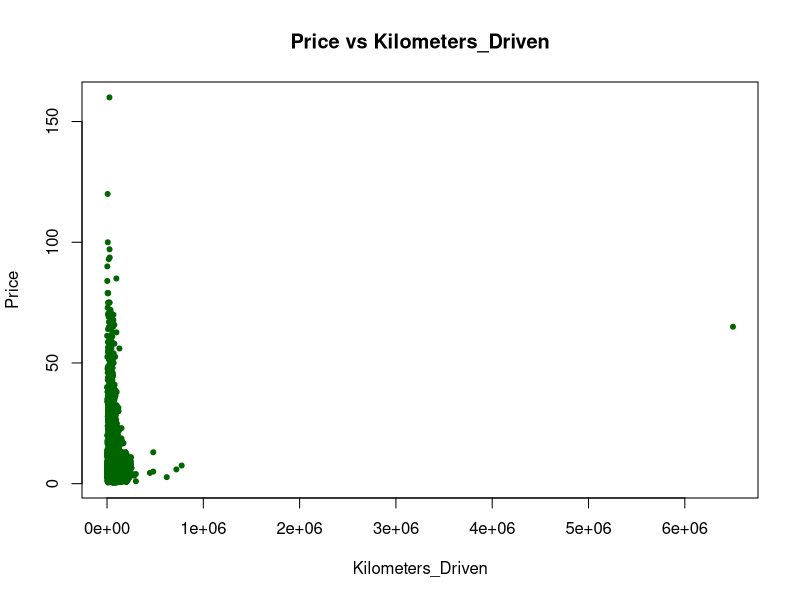
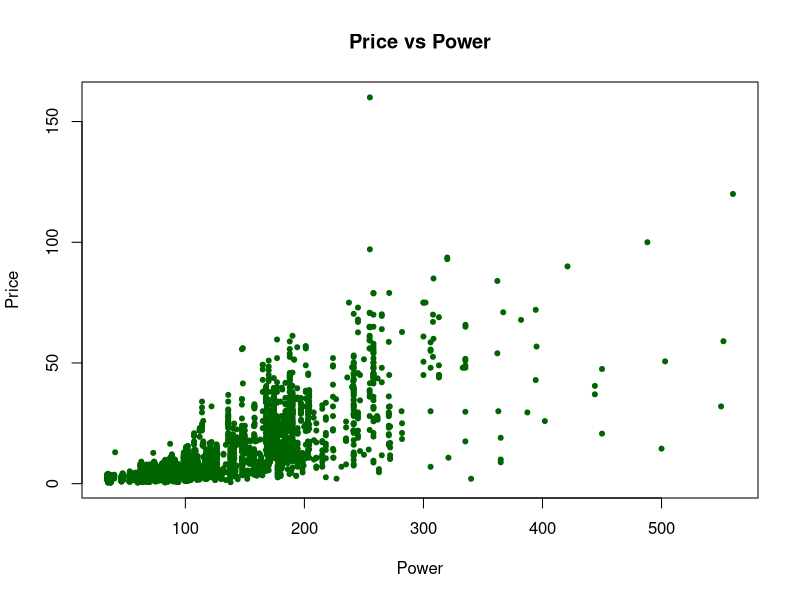
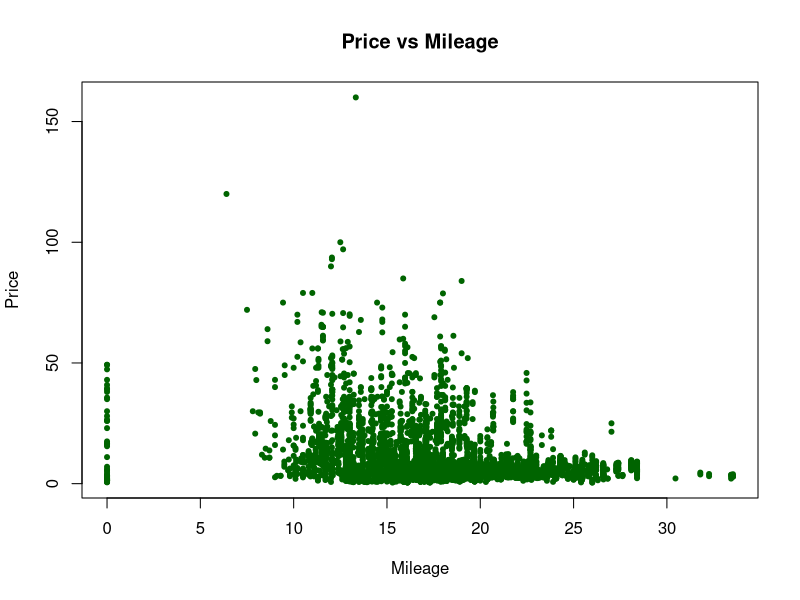
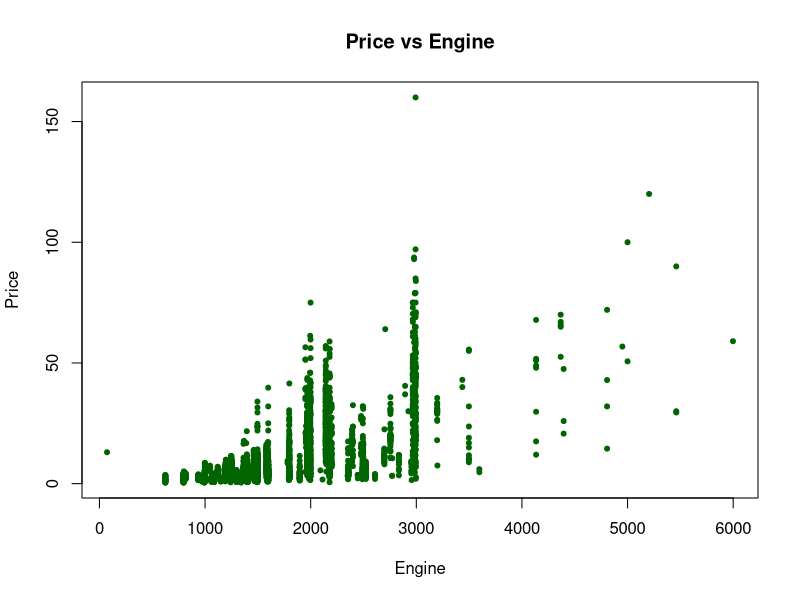
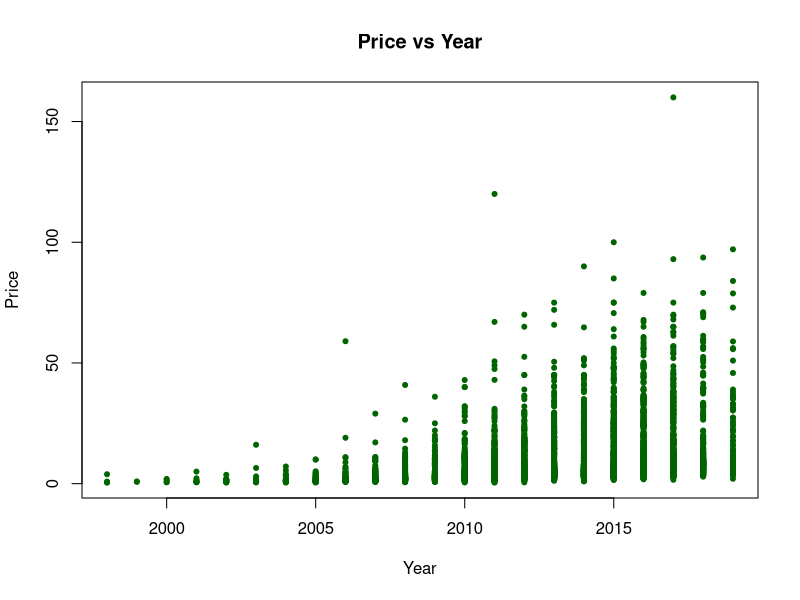

These charts were generated, in order, by the following R code: (Note: this script raises an error after producing the figures.)
## ---- chunk 1
options(scipen = 1, digits = 4, width = 80, fig.align = "center")
## ---- chunk 2
original = read.csv("used_car.csv")
summary(original)
## ---- chunk 3
plot(Price ~ Kilometers_Driven, data = original, pch = 20, col = "darkgreen",main = "Price vs Kilometers_Driven", cex = 1)
plot(Price ~ Power, data = original, pch = 20, col = "darkgreen", main = "Price vs Power", cex = 1)
plot(Price ~ Mileage, data = original, pch = 20, col = "darkgreen", main = "Price vs Mileage", cex = 1)
plot(Price ~ Engine, data = original, pch = 20, col = "darkgreen", main = "Price vs Engine", cex = 1)
plot(Price ~ Year, data = original, pch = 20, col = "darkgreen", main = "Price vs Year", cex = 1)
## ---- chunk 4
used_car = read.csv("used_car_cleaned.csv")
ucar = na.omit(used_car)
str(ucar)
## ---- chunk 5
ucar$Fuel_Type = as.factor(ucar$Fuel_Type)
ucar$Transmission = as.factor(ucar$Transmission)
ucar$Owner_Type = as.factor(ucar$Owner_Type)
ucar$Seats = as.factor(ucar$Seats)
## ---- chunk 6
car_add = lm(Price ~., data = ucar)
add_back_aic = step(car_add, direction = "backward", trace = 0)
coef(add_back_aic)
## ---- chunk 7
library(lmtest)
bptest(add_back_aic)
shapiro.test(resid(add_back_aic))
## ---- chunk 8
qqnorm(resid(add_back_aic), main = "Normal Q-Q Plot Before Removing Influential Points", col = "darkgrey")
qqline(resid(add_back_aic), col = "dodgerblue", lwd = 2)

cook = cooks.distance(add_back_aic)
add_back_aic2 = lm(Price ~., data = ucar, subset = (cook < 4 / length(cook)))

qqnorm(resid(add_back_aic2), main = "Normal Q-Q Plot After Removing Influential Points", col = "darkgrey")
qqline(resid(add_back_aic2), col = "dodgerblue", lwd = 2)
## ---- chunk 9
shapiro.test(resid(add_back_aic2))
bptest(add_back_aic2)
## ---- chunk 10
car_poly = lm(Price ~.+ I(Kilometers_Driven^2) +I(Mileage^2) + I(Engine^2) +I(Power^2), data = ucar)
poly_back_aic = step(car_poly, direction = "backward", trace = 0)
coef(poly_back_aic)
bptest(poly_back_aic)
shapiro.test(resid(poly_back_aic))
## ---- chunk 11
poly_back_aic2 = lm(Price ~.+ I(Kilometers_Driven^2) +I(Mileage^2) + I(Engine^2) +I(Power^2), data = ucar, subset = (cook < 4 / length(cook)))
shapiro.test(resid(poly_back_aic2))
bptest(poly_back_aic2)
## ---- chunk 12
car_int = lm(Price ~.^2, data = ucar)
int_back_aic = step(car_int, direction = "backward", trace = 0)
coef(int_back_aic)
bptest(int_back_aic)
shapiro.test(resid(int_back_aic))
## ---- chunk 13
int_back_aic2 = lm(Price ~.^2, data = ucar, subset = (cook < 4 / length(cook)))
shapiro.test(resid(int_back_aic2))
bptest(int_back_aic2)
## ---- chunk 14
integ_model = lm(Price ~.^2 - Engine + I(Kilometers_Driven^2) +I(Mileage^2) + I(Engine^2) - Year: Engine - Year:Owner_Type - Kilometers_Driven:Owner_Type - Kilometers_Driven:Power - Fuel_Type:Transmission - Fuel_Type:Owner_Type - Fuel_Type:Mileage - Transmission:Owner_Type - Transmission:Engine - Owner_Type:Mileage - Owner_Type:Engine - Owner_Type:Power - Owner_Type:Seats - Mileage:Engine , data = ucar)
summary(integ_model)
bptest(integ_model)
shapiro.test(resid(integ_model))

cook = cooks.distance(integ_model)
integ_model2 = lm(Price ~., data = ucar, subset = (cook < 4 / length(cook)))
bptest(integ_model2)
shapiro.test(resid(integ_model2))
## ---- chunk 15
summary(car_add)$adj.r.squared
summary(add_back_aic)$adj.r.squared
summary(add_back_aic2)$adj.r.squared
summary(car_poly)$adj.r.squared
summary(poly_back_aic)$adj.r.squared
summary(poly_back_aic2)$adj.r.squared
summary(car_int)$adj.r.squared
summary(int_back_aic)$adj.r.squared
summary(int_back_aic2)$adj.r.squared
summary(integ_model)$adj.r.squared
summary(integ_model2)$adj.r.squared

## ---- chunk 16
calc_loocv_rmse = function(model) {
  sqrt(mean((resid(model) / (1 - hatvalues(model))) ^ 2))
}
## ---- chunk 17
calc_loocv_rmse(car_add)
calc_loocv_rmse(car_int)
calc_loocv_rmse(car_poly)
calc_loocv_rmse(add_back_aic2)
calc_loocv_rmse(poly_back_aic2)
calc_loocv_rmse(int_back_aic2)
calc_loocv_rmse(add_back_aic)
calc_loocv_rmse(poly_back_aic)
calc_loocv_rmse(int_back_aic)
calc_loocv_rmse(integ_model)
calc_loocv_rmse(integ_model2)

## ---- chunk 18
length(coef(int_back_aic2))
length(coef(poly_back_aic2))
